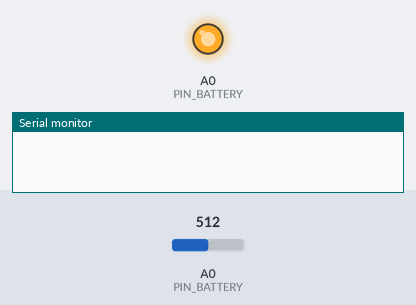
Bench run of a sketch on a simulated Arduino Uno, built with avr-gcc and run on an emulated ATmega328P. On the bench: output pins drawn as LEDs (lit = HIGH), the last lines printed to the serial monitor. Inputs (shaded band) come from the test bench; at power-on: A0 (PIN_BATTERY) = 512.

Above: at 0.1 s.
At 2.7 s:
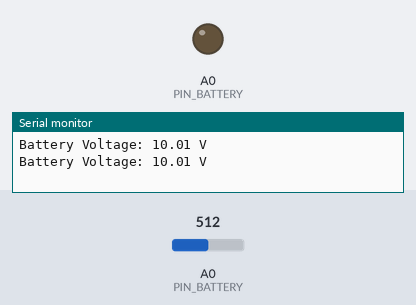
2.8 s: A0 (PIN_BATTERY) set to 596
4.3 s: A0 (PIN_BATTERY) set to 622
Timing chart, 0 to 7.3 s (numbered marks = the images above; inputs shaded):
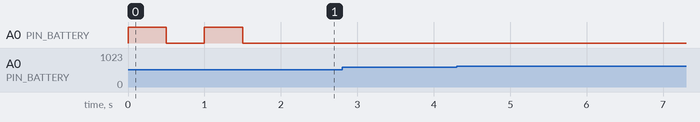

The sketch:

battery_voltage.ino
```cpp
#define PIN_BATTERY A0
#define PIN_BUZZER  A0

float batteryVoltage = 0;

void setup() {
  Serial.begin(9600); // Set baud rate
  pinMode(PIN_BUZZER, OUTPUT);

  // Buzzer initialization beep pattern
  buzz(500);
  delay(500);
  buzz(500);
}

void loop() {
  // Buzzer and battery voltage detection use A0 pin together,
  // so the buzzer must be turned off when reading battery voltage
  disableBuzzer();

  // Read and print battery voltage
  if (readBatteryVoltage()) {
    Serial.print("Battery Voltage: ");
    Serial.print(batteryVoltage);
    Serial.println(" V");
  } else {
    Serial.println("Port busy! Please turn off buzzer before reading battery voltage.");
  }
  delay(1000);
}

// Function to disable the buzzer
void disableBuzzer() {
  digitalWrite(PIN_BUZZER, LOW);
}

// Function to read battery voltage
bool readBatteryVoltage() {
  pinMode(PIN_BATTERY, INPUT);
  int batteryADC = analogRead(PIN_BATTERY);

  if (batteryADC < 614) { // Voltage read: <2.1V/8.4V
    batteryVoltage = batteryADC / 1023.0 * 5.0 * 4; // Calculate voltage
    return true;
  } else {
    return false;
  }
}

// Producing a beep sound
void buzz(int duration) {
  digitalWrite(PIN_BUZZER, HIGH);
  delay(duration);
  digitalWrite(PIN_BUZZER, LOW);
}
```
